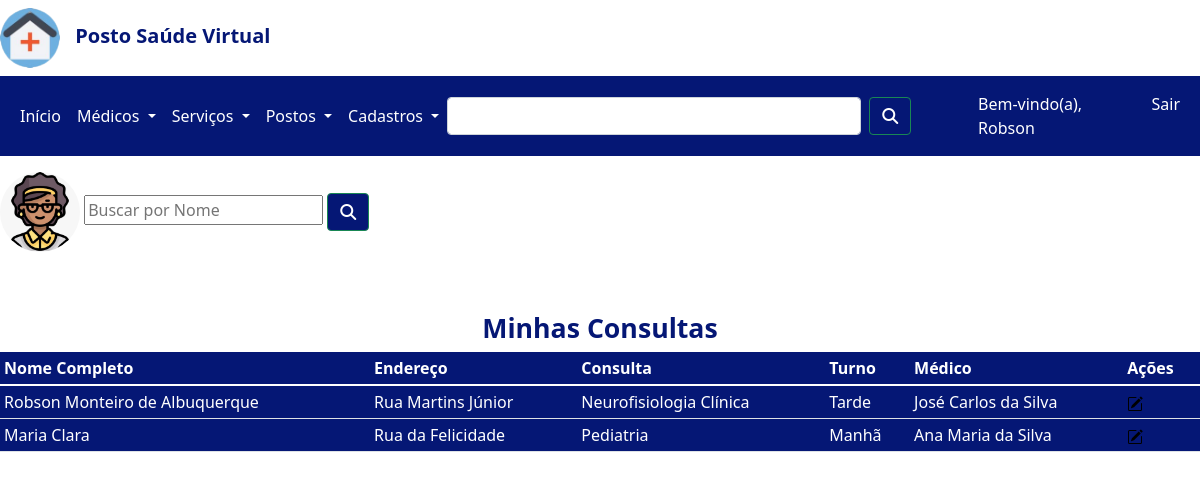
Page /cadastros/listar/agendamento/ (signed in) on the committed database.
### cadastros/models.py (models this page shows, shortened)
class Agendamento(models.Model):
    nome_De_Usuario = models.ForeignKey(Pessoa, on_delete=models.PROTECT)
    endereco = models.ForeignKey(Endereco, on_delete=models.PROTECT)
    turno = models.ForeignKey(AgendarConsulta, on_delete=models.PROTECT)
    consulta = models.ForeignKey(Consulta, on_delete=models.PROTECT)
    medico = models.ForeignKey(Medico, on_delete=models.PROTECT)

class Pessoa(models.Model):
    nome_Completo = models.CharField(max_length=256)
    cpf = models.CharField(verbose_name='CPF', max_length=14, unique=True)
    data_De_Nascimento = models.DateField()
    num_Do_Cartao_Do_Sus = models.CharField(verbose_name='Número Do Cartão do SUS' ,max_length=19, unique=True)

class Endereco(models.Model):
    endereco = models.CharField(verbose_name='Endereço' ,max_length=2560)
    num_Da_Residencia = models.CharField(verbose_name='Número da Residência', max_length=2)
    complemento = models.CharField(max_length=256)
    bairro = models.CharField(max_length=256)
    telefone = models.CharField(max_length=15, unique=True)
    cep = models.CharField(verbose_name='CEP', max_length=9)
    ponto_De_Referencia = models.TextField(verbose_name='Ponto de Referência', max_length=256)
    pessoa = models.ForeignKey(Pessoa, on_delete=models.PROTECT)

class Consulta(models.Model):
    descricao = models.TextField(verbose_name='Descrição' ,max_length=256, null=True, blank=True)
    tipo_Da_Consulta = models.ForeignKey(AgendarConsulta, on_delete=models.PROTECT)
    medico = models.ForeignKey(Medico, on_delete=models.PROTECT)

class AgendarConsulta(models.Model):
    tipo_Da_Consulta = models.CharField(max_length=256, unique=True)
    turno = models.CharField(max_length=5)
    dia_Da_Semana = models.CharField(max_length=13)
    status = models.BooleanField(default=True)

class Medico(models.Model):
    nome_Completo = models.CharField(max_length=256)
    crm = models.CharField(verbose_name='CRM', max_length=256, unique=True)
    especializacao = models.CharField(verbose_name='Especialização', max_length=256)
    turno = models.CharField(max_length=5)
    dia_Da_Semana = models.CharField(max_length=13, unique=True)
    email = models.EmailField(max_length=256, unique=True)
    senha = models.CharField(max_length=256)

### cadastros/views.py (the view)
# urls.py: path('listar/agendamento/', login_required(AgendamentoListView.as_view()), name='listar-agendamento'),
class AgendamentoListView(ListView):
    model = Agendamento
    template_name = 'cadastros/listas/agendamentoList.html'

### cadastros/templates/cadastros/listas/agendamentoList.html (shortened to what this page needs)
{% extends 'base.html' %}
{% load static %}
{% block conteudo %}
<link rel="stylesheet" href="{% static 'css/agendamentoList.css' %}">
<form action="" method="get" class="form-busca">
    <img class="atendente-img" src="{% static 'img/atendente.png' %}">
    <input type="text" name="nome" placeholder="Buscar por Nome" id="busca">
    <button id="botao-pesquisa" class="btn btn-outline-success" type="submit"><i class="fa-solid fa-magnifying-glass"></i></button>
</form>
<div class="table-responsive">
    <h1> <center><b>Minhas Consultas</b></center></h1>
    <table class="table table-blue table-sm">
        <thead>
            <tr>
                <th>Nome Completo</th>
                <th>Endereço</th>
                <th>Consulta</th>
                <th>Turno</th>
                <th>Médico</th>
                <th>Ações</th>
            </tr>
        </thead>
        <tbody>
            {% for minhaConsulta in object_list %}
            <tr>
                <td>{{ minhaConsulta.nome_De_Usuario.nome_Completo }}</td>
                <td>{{ minhaConsulta.endereco.endereco }}</td>
                <td>{{ minhaConsulta.consulta.tipo_Da_Consulta.tipo_Da_Consulta }}</td>
                <td>{{ minhaConsulta.turno.turno }}</td>
                <td>{{ minhaConsulta.medico.nome_Completo }}</td>
                <td>
                    <a href="{% url 'editar-pessoa' minhaConsulta.pk %}"></a>
                </td>
            </tr>
            {% endfor %}
        </tbody>
    </table>
</div>
{% endblock %}

### templates/base.html (shortened to what this page needs)
{% load static %}
<!DOCTYPE html>
<html lang="pt-br">
<head>
    <link href="https://cdn.jsdelivr.net/npm/bootstrap@5.1.3/dist/css/bootstrap.min.css" rel="stylesheet">
    <link rel="stylesheet" href="https://cdn.jsdelivr.net/npm/bootstrap-icons@1.8.1/font/bootstrap-icons.css">
    <link rel="stylesheet" href="{% static 'css/base.css' %}">
</head>
<body>
  {% block menu %}
  <div class="cabecalho-logo">
    <header class="cabecalho">
      <img class="logo" src="{% static 'img/my-logo.png' %}">
      <span><strong>Posto Saúde Virtual</strong></span>
    </header>
  </div>
  <div class="menu">
    <nav class="navbar navbar-expand-lg">
      <div class="container-fluid">
        <div class="collapse navbar-collapse" id="navbarSupportedContent">
          <ul class="navbar-nav me-auto mb-2 mb-lg-0">
            <li class="nav-item">
              <a class="nav-link activate" aria-current="page" href="{% url 'pages:home' %}" id="first-menu">Início</a>
            </li>
            <li class="nav-item dropdown">
              <a class="nav-link dropdown-toggle" href="#" id="navbarDropdown" role="button" data-bs-toggle="dropdown" aria-expanded="false">
                Médicos
              </a>
            </li>
            <li class="nav-item dropdown">
              <a class="nav-link dropdown-toggle" href="#" id="navbarDropdown" role="button" data-bs-toggle="dropdown" aria-expanded="false">
                Serviços
              </a>
            </li>
            <li class="nav-item dropdown">
              <a class="nav-link dropdown-toggle" href="#" id="navbarDropdown" role="button" data-bs-toggle="dropdown" aria-expanded="false">
                Postos
              </a>
            </li>
            {% if user.is_authenticated %}
            <li class="nav-item dropdown">
              <a class="nav-link dropdown-toggle" href="#" id="navbarDropdown" role="button" data-bs-toggle="dropdown" aria-expanded="false">
                Cadastros
              </a>
            </li>
            {% endif %}
          </ul>
          <form class="d-flex">
            <input class="form-control me-2" type="search" aria-label="Search">
            <button class="btn btn-outline-success" type="submit"><i class="fa-solid fa-magnifying-glass"></i></button>
          </form>
          <ul class="navbar-nav me-auto mb-2 mb-lg-0">
            {% if user.is_authenticated %}
            <li class="nav-item">
              <a class="nav-link disabled" href="#" id="first-menu">Bem-vindo(a), {{ user.get_username }}</a>
            </li>
            <li class="nav-item">
              <a class="nav-link" href="{% url 'account_logout' %}" id="first-menu">Sair</a>
            </li>
            {% endif %}
          </ul>
        </div>
      </div>
    </nav>
  </div>
  {% endblock %}
  {% block conteudo %}
  {% endblock %}
</body>
</html>

### static/css/base.css (style rules this page uses)
.cabecalho { width: 23vw; color: #051775; font-size: 15pt; }
.logo { width: 5vw; border-radius: 100%; }
strong { margin-left: 0.5em; }
.cabecalho-logo { margin-top: 0.5em; }
.menu { margin-top: 0.5em; }
.navbar { background-color: #051775; }
#first-menu { color: #ffffff; }
#navbarDropdown { color: #ffffff; }
.d-flex { width: 40vw; margin-right: 5%; }
.btn { background: none; color: #ffffff; }

### static/css/agendamentoList.css (style rules this page uses)
.atendente-img { height: 10vh; border-radius: 100%; }
.form-busca { margin-top: 1em; }
#botao-pesquisa { background-color: #051775; }
a { text-decoration: none; color: #ffffff; }
table { background-color: #051775; }
thead { color:white; }
tbody { color:white; }
h1 { color: #051775; font-size: 20pt; }
.bi-pencil-square { color: black; }
.table-responsive { margin-top: 5%; }

### rows in the picture
Agendamento: nome_De_Usuario.nome_Completo "Robson Monteiro de Albuquerque", endereco.endereco "Rua Martins Júnior", consulta.tipo_Da_Consulta.tipo_Da_Consulta "Neurofisiologia Clínica", turno.turno "Tarde", medico.nome_Completo "José Carlos da Silva"
Agendamento: nome_De_Usuario.nome_Completo "Maria Clara", endereco.endereco "Rua da Felicidade", consulta.tipo_Da_Consulta.tipo_Da_Consulta "Pediatria", turno.turno "Manhã", medico.nome_Completo "Ana Maria da Silva"

### other values in the picture
{{ user.get_username }} "Robson"
